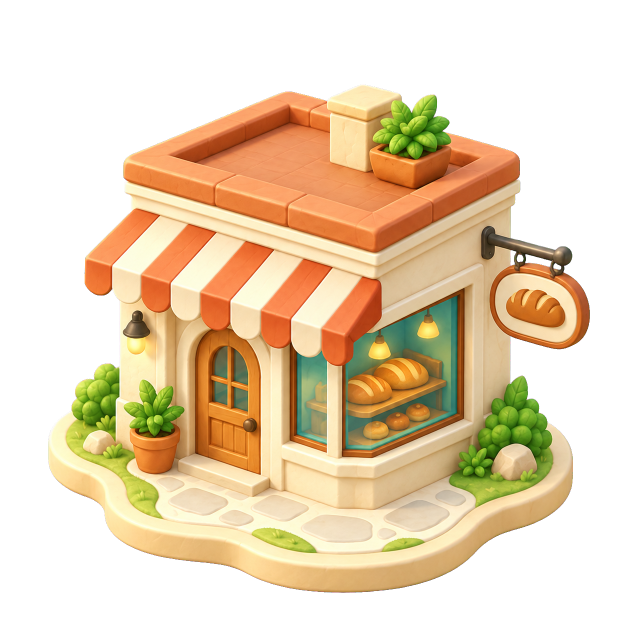
#> input picture docs/design/la-map-2026-09-22/production/bakery/keyed.png, 1254 x 1254 px (shown at 1/2 size)
$ python normalize.py
#> lines starting #> are read from the running program, lines starting #| are printed output that depends on the picture
"""Normalize the bakery POI into a transparent production map sprite."""

from pathlib import Path
import hashlib
import json

from PIL import Image

ROOT = Path(__file__).resolve().parents[5]
WORK = Path(__file__).resolve().parent
DEST = ROOT / "assets/map/poi/bakery.png"

image = Image.open(WORK / "keyed.png").convert("RGBA")
#> image is the input picture: PIL image 1254x1254 RGBA; mean R, G, B, A 107.8, 87.5, 58.2, 130.6
box = image.getchannel("A").getbbox()
#> box = (96, 169, 1180, 1186)
if not box:
    raise ValueError("The extracted bakery is empty")
crop = image.crop(box)
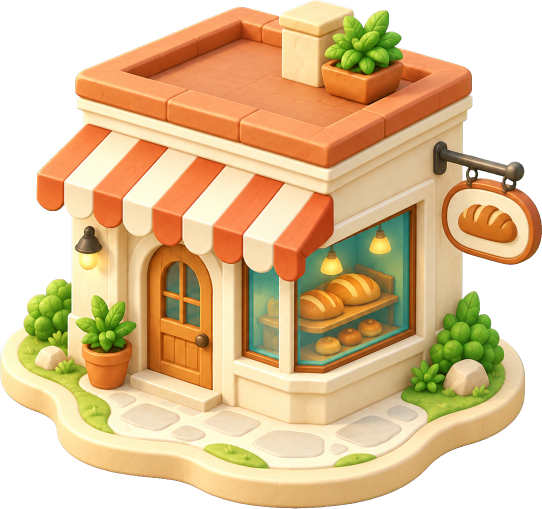
#> crop: PIL image 1084x1017 RGBA (shown at 1/2 size); mean R, G, B, A 153.7, 124.8, 83.1, 186.3; transparent parts drawn white
crop.thumbnail((448, 448), Image.Resampling.LANCZOS)
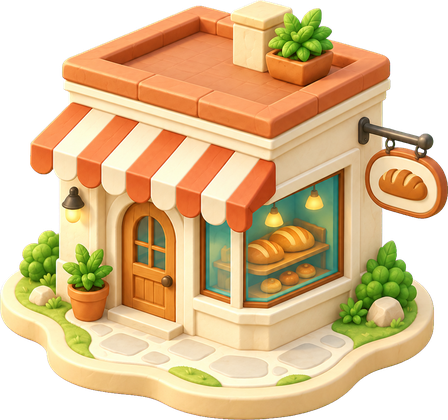
#> crop: PIL image 448x420 RGBA; mean R, G, B, A 155.9, 126.7, 84.7, 186.3; transparent parts drawn white
canvas = Image.new("RGBA", (512, 512))
#> canvas: PIL image 512x512 RGBA; every value is 0
offset = ((512 - crop.width) // 2, 480 - crop.height)
#> offset = (32, 60)
canvas.alpha_composite(crop, offset)
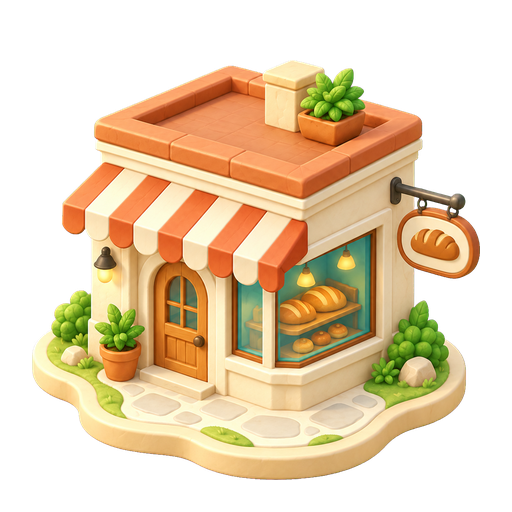
#> canvas: PIL image 512x512 RGBA; mean R, G, B, A 111.9, 90.9, 60.8, 133.7; transparent parts drawn white
DEST.parent.mkdir(parents=True, exist_ok=True)
canvas.save(DEST)

for label, background in (("light", "#f1f5ed"), ("dark", "#283f3c")):
    preview = Image.new("RGBA", canvas.size, background)
    preview.alpha_composite(canvas)
    preview.convert("RGB").save(WORK / f"preview-{label}.png")
#> this loop made 2 passes
#> pass 1, `preview = Image.new("RGBA", canvas.size, background)`:
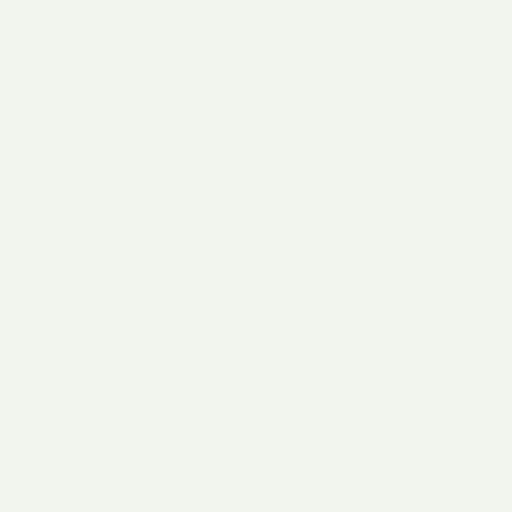
#> preview: PIL image 512x512 RGBA; mean R, G, B, A 241, 245, 237, 255
#> pass 2, `preview = Image.new("RGBA", canvas.size, background)`:
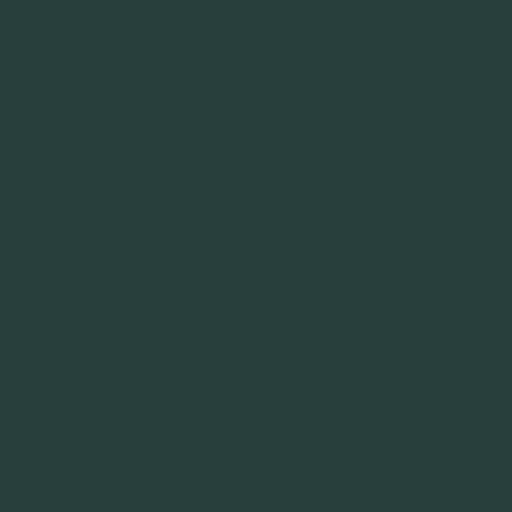
#> preview: PIL image 512x512 RGBA; mean R, G, B, A 40, 63, 60, 255
#> pass 2, `preview.convert("RGB").save(WORK / f"preview-{label}.png")`:
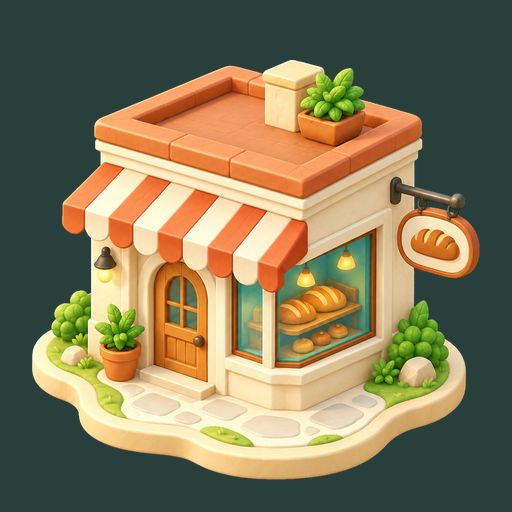
#> saved as preview-dark.png: PIL image 512x512 RGB; mean R, G, B 129.3, 119.5, 88.1

provenance = {
    "asset": str(DEST.relative_to(ROOT)),
    "source": "Sensenjoy Image API",
    "base_url": "https://sub.sensenjoy.cn/v1",
    "model": "gpt-image-2",
    "endpoint": "/images/edits",
    "quality": "high",
    "requested_size": [1024, 1024],
    "generated_size": list(image.size),
    "prompt": "prompt.txt",
    "actual_reference_inputs": ["reference-style-cafe.png", "assets/map/poi/restaurant.png"],
    "reference_source": "docs/design/la-map-2026-09-22/generated/la-map-main-v1.png",
    "reference_crop_pixels": [190, 793, 355, 968],
    "raw_output": "raw-magenta.png",
    "keyed_output": "keyed.png",
    "chroma_key": "#FF00FF",
    "extraction": "imagegen bundled remove_chroma_key.py, soft matte thresholds 64/128 and spill cleanup",
    "production_size": [512, 512],
    "source_alpha_bbox": list(box),
    "production_alpha_bbox": list(canvas.getchannel("A").getbbox()),
    "bottom_center_anchor_pixels": [256, 480],
    "bottom_center_anchor_normalized": [0.5, 0.9375],
    "sha256": hashlib.sha256(DEST.read_bytes()).hexdigest(),
}
(WORK / "provenance.json").write_text(json.dumps(provenance, indent=2) + "\n")
print(json.dumps(provenance, indent=2))
#> (printed output is left out)
